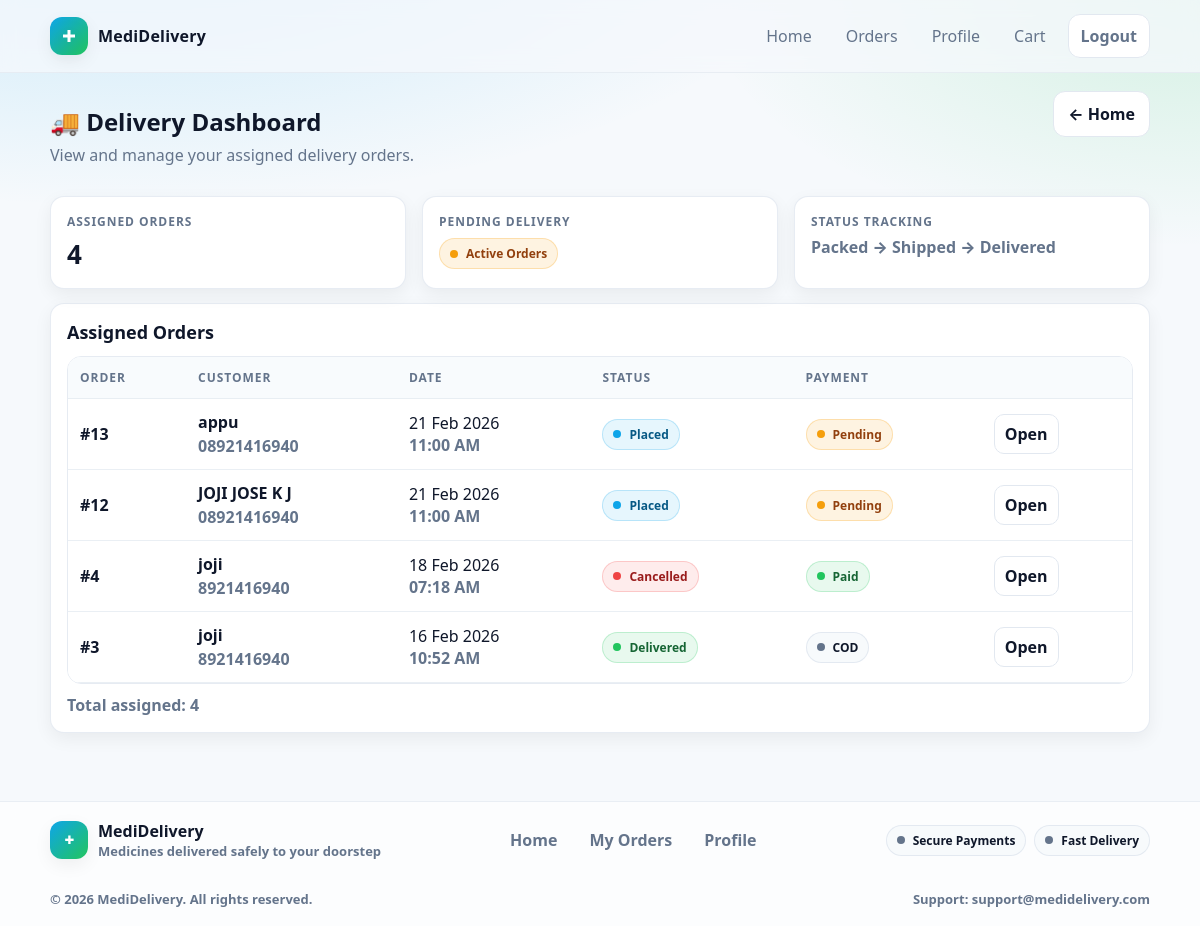
The page /delivery/ (signed in) on the database as committed earlier.
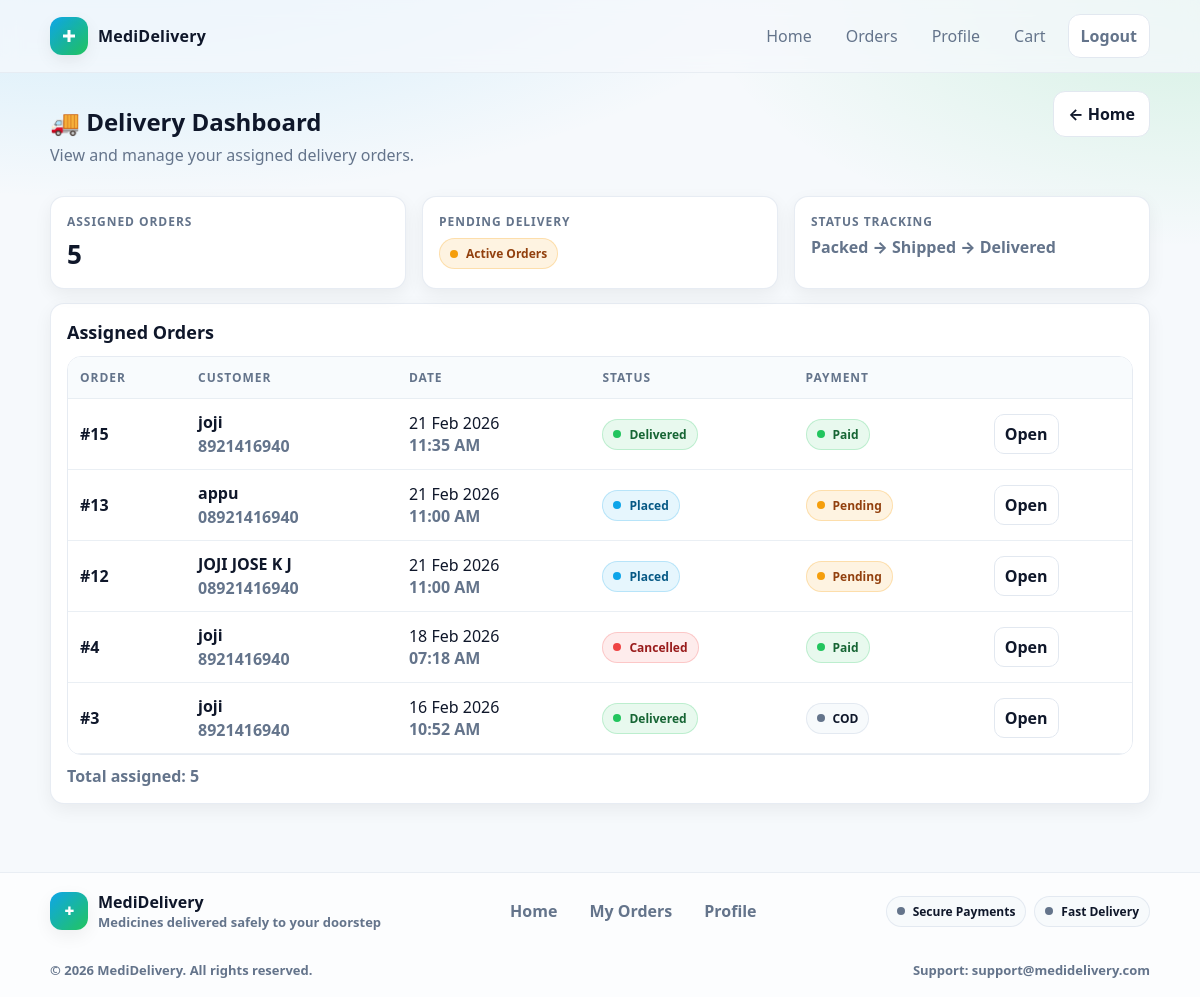
The same page on the database as committed later.
### core/models.py (models this page shows, shortened)
class Order(models.Model):
    STATUS_CHOICES = [
        ("placed", "Placed"),
        ("packed", "Packed"),
        ("shipped", "Shipped"),
        ("delivered", "Delivered"),
        ("cancelled", "Cancelled"),
    ]
    user = models.ForeignKey(User, on_delete=models.CASCADE)
    full_name = models.CharField(max_length=200)
    phone = models.CharField(max_length=20)
    address = models.TextField()
    status = models.CharField(max_length=20, choices=STATUS_CHOICES, default="placed")
    created_at = models.DateTimeField(auto_now_add=True)
    assigned_delivery = models.ForeignKey(
                        User,
                        on_delete=models.SET_NULL,
                        null=True,
                        blank=True,
                        related_name="assigned_orders"
    )
    PAYMENT_CHOICES = [
        ("cod", "Cash on Delivery"),
        ("razorpay", "Razorpay"),
    ]
    payment_method = models.CharField(max_length=20, choices=PAYMENT_CHOICES, default="cod")
    is_paid = models.BooleanField(default=False)
    razorpay_order_id = models.CharField(max_length=100, blank=True, null=True)
    razorpay_payment_id = models.CharField(max_length=100, blank=True, null=True)
    razorpay_signature = models.CharField(max_length=255, blank=True, null=True)

### delivery/utils.py (the view)
    def wrapper(request, *args, **kwargs):
        if not request.user.is_authenticated:
            return redirect("delivery:delivery_login")
        if not hasattr(request.user, "profile") or request.user.profile.role != "delivery":
            messages.error(request, "Delivery access only.")
            return redirect("core:home")
        return view_func(request, *args, **kwargs)

### delivery/utils.py (called while the page is built)
def delivery_required(view_func):
    def wrapper(request, *args, **kwargs):
        if not request.user.is_authenticated:
            return redirect("delivery:delivery_login")
        if not hasattr(request.user, "profile") or request.user.profile.role != "delivery":
            messages.error(request, "Delivery access only.")
            return redirect("core:home")
        return view_func(request, *args, **kwargs)
    return wrapper

### delivery/views.py (called while the page is built)
@delivery_required
def delivery_dashboard(request):
    orders = Order.objects.filter(assigned_delivery=request.user).order_by("-created_at")
    return render(request, "delivery/delivery_dashboard.html", {"orders": orders})

### delivery/templates/delivery/delivery_dashboard.html (shortened to what the changed rows need)
{% extends "base.html" %}
{% block content %}
<div style="display:flex; align-items:flex-start; justify-content:space-between; gap:12px; flex-wrap:wrap;">
  <div>
    <h1 class="page-title">🚚 Delivery Dashboard</h1>
  </div>
</div>
{% if orders %}
  <div class="grid grid-3" style="margin-top:14px;">
    <div class="card">
      <div class="card-body">
        <div class="muted" style="font-weight:900; font-size:12px; letter-spacing:.08em; text-transform:uppercase;">Assigned Orders</div>
        <div style="font-size:26px; font-weight:900; margin-top:6px;">{{ orders|length }}</div>
      </div>
    </div>
    <div class="card">
      <div class="card-body">
        <div class="muted" style="font-weight:900; font-size:12px; letter-spacing:.08em; text-transform:uppercase;">Pending Delivery</div>
        <div style="margin-top:8px;">
          <span class="badge badge-warning"><span class="dot"></span>Active Orders</span>
        </div>
      </div>
    </div>
    <div class="card">
      <div class="card-body">
        <div class="muted" style="font-weight:900; font-size:12px; letter-spacing:.08em; text-transform:uppercase;">Status Tracking</div>
        <div class="muted" style="margin-top:6px; font-weight:800;">Packed → Shipped → Delivered</div>
      </div>
    </div>
  </div>
  <div class="card" style="margin-top:14px;">
    <div class="card-body">
      <h3 class="card-title" style="margin-top:0;">Assigned Orders</h3>
      <div class="table-wrap" style="margin-top:12px;">
        <table>
          <thead>
            <tr>
              <th>Order</th>
              <th>Customer</th>
              <th>Date</th>
              <th>Status</th>
              <th>Payment</th>
              <th></th>
            </tr>
          </thead>
          <tbody>
            {% for o in orders %}
            <tr>
              <td style="font-weight:900;">#{{ o.id }}</td>
              <td style="white-space:normal;">
                <div style="font-weight:900;">{{ o.full_name }}</div>
                <div class="muted" style="font-weight:800; margin-top:2px;">{{ o.phone }}</div>
              </td>
              <td style="white-space:normal;">
                <div>{{ o.created_at|date:"d M Y" }}</div>
                <div class="muted" style="font-weight:800;">{{ o.created_at|date:"h:i A" }}</div>
              </td>
              <td>
                {% if o.status == "placed" %}
                  <span class="badge badge-info"><span class="dot"></span>Placed</span>
                {% elif o.status == "packed" %}
                  <span class="badge badge-warning"><span class="dot"></span>Packed</span>
                {% elif o.status == "shipped" %}
                  <span class="badge badge-info"><span class="dot"></span>Shipped</span>
                {% elif o.status == "delivered" %}
                  <span class="badge badge-success"><span class="dot"></span>Delivered</span>
                {% elif o.status == "cancelled" %}
                  <span class="badge badge-danger"><span class="dot"></span>Cancelled</span>
                {% else %}
                  <span class="badge"><span class="dot"></span>{{ o.status|title }}</span>
                {% endif %}
              </td>
              <td>
                {% if o.payment_method == "razorpay" %}
                  {% if o.is_paid %}
                    <span class="badge badge-success"><span class="dot"></span>Paid</span>
                  {% else %}
                    <span class="badge badge-warning"><span class="dot"></span>Pending</span>
                  {% endif %}
                {% else %}
                  {% if o.is_paid %}
                    <span class="badge badge-success"><span class="dot"></span>COD Paid</span>
                  {% else %}
                    <span class="badge"><span class="dot"></span>COD</span>
                  {% endif %}
                {% endif %}
              </td>
              <td>
                <a class="btn btn-outline btn-sm" href="{% url 'delivery:delivery_order_detail' o.id %}">
                  Open
                </a>
              </td>
            </tr>
            {% endfor %}
          </tbody>
        </table>
      </div>
      <div class="muted" style="margin-top:10px; font-weight:800;">
        Total assigned: {{ orders|length }}
      </div>
    </div>
  </div>
{% endif %}
{% endblock %}

Rows that differ between the two databases and show on the page:
now on this page (row edited): Order: id "15", full_name "joji", phone "8921416940", created_at "21 Feb 2026", created_at "11:35 AM", status "delivered" (drawn), payment_method "razorpay" (drawn)
Other text that changed with them:
{{ orders|length }}: "4" → "5"
